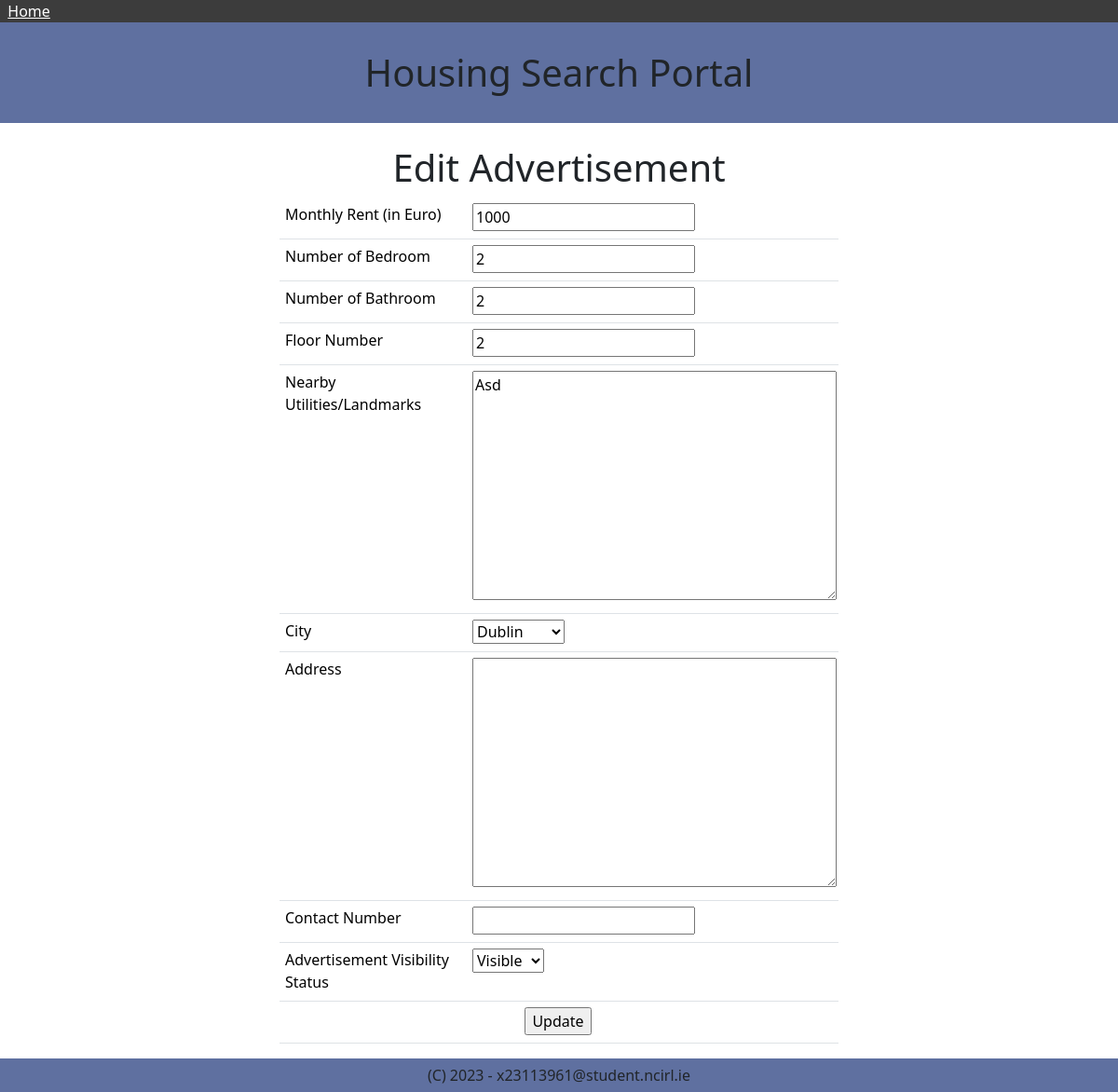
The page /houseadvertisement/1 on the database its author committed.
### housingapp/models.py (models this page shows, shortened)
class HouseAdvertisement(models.Model):
    rent_per_month = models.PositiveIntegerField()
    number_of_bedroom = models.PositiveIntegerField()
    number_of_bathroom = models.PositiveIntegerField()
    floor_number = models.IntegerField()
    nearby_utilities_landmarks = models.CharField(max_length=500)
    user = models.ForeignKey(User,on_delete=models.CASCADE)
    city = models.ForeignKey(City,on_delete=models.CASCADE)
    address = models.CharField(max_length=200)
    advertisement_visibility = models.IntegerField(choices=advertisement_visibility)
    contact_no = models.CharField(max_length=20)

### housingapp/views.py (the view, shortened to what this page needs)
@require_http_methods(["GET", "POST"]) #NOSONAR
def houseadvertisement_existing(request, houseadvertisement_id):
    if request.method == 'GET':
        try:
            houseadvertisement = HouseAdvertisement.objects.get(pk=houseadvertisement_id) # pylint: disable=no-member
            form = HouseAdvertisementForm(instance=houseadvertisement)
        except HouseAdvertisement.DoesNotExist as e: # pylint: disable=no-member
            raise Http404("House Advertisement does not exist") from e
        context = {'form': form, 'id': houseadvertisement_id}
        return render(request, HOUSE_ADVERTISEMENT_TEMPLATE, context)

### housingapp/models.py (called while the page is built)
    def __str__(self):
        return str(self.name)

### housingapp/templates/housingapp/houseadvertisement.html (shortened to what this page needs)
{% extends "housingapp/base_generic.html" %}
{% block content %}
    <div class="center-div">
        <h1>
            {% if not view %}
                {% if id %}
                    Edit Advertisement
                {% else %}
                    Add Advertisement
                {% endif %}
            {% else %}
                Advertisement
            {% endif %}
        </h1>
        <div class="left-manner-div">
            <form action='' method='post'>
                <table class="table">
                    {% if not view %}
                        <tr>
                            <td>Monthly Rent (in Euro)</td>
                            <td>
                                {{ form.rent_per_month }}
                            </td>
                        </tr>
                        <tr>
                            <td>Number of Bedroom</td>
                            <td>
                                {{ form.number_of_bedroom }}
                            </td>
                        </tr>
                        <tr>
                            <td>Number of Bathroom</td>
                            <td>
                                {{ form.number_of_bathroom }}
                            </td>
                        </tr>
                        <tr>
                            <td>Floor Number</td>
                            <td>
                                {{ form.floor_number }}
                            </td>
                        </tr>
                        <tr>
                            <td>Nearby Utilities/Landmarks</td>
                            <td>
                                {{ form.nearby_utilities_landmarks }}
                            </td>
                        </tr>
                        <tr>
                            <td>City</td>
                            <td>{{ form.city }}</td>
                        </tr>
                        <tr>
                            <td>Address</td>
                            <td>
                                {{ form.address }}
                            </td>
                        </tr>
                        <tr>
                            <td>Contact Number</td>
                            <td>
                                {{ form.contact_no }}
                            </td>
                        </tr>
                    {% endif %}
                    {% if not view %}
                        <tr>
                            <td>Advertisement Visibility Status</td>
                            <td>{{ form.advertisement_visibility }}</td>
                        </tr>
                        <tr>
                            <td colspan='2' style='text-align: center;'>
                                {% if id %}
                                    <input type="submit" value="Update">
                                {% else %}
                                    <input type="submit" value="Save">
                                {% endif %}
                            </td>
                        </tr>
                    {% endif %}
                </table>
            </form>
        </div>
    </div>
{% endblock content %}

### housingapp/templates/housingapp/houseadvertisement.html (style rules this page uses)
.center-div { text-align: center; padding-top: 2%; }
.left-manner-div { margin: 0 auto; width: 50%; text-align: left; }
.table td { padding-left: 1%; padding-top: 1%; text-align: left; }

### rows shown on the page
HouseAdvertisement: rent_per_month "1000", number_of_bedroom "2", number_of_bathroom "2", floor_number "2", nearby_utilities_landmarks "Asd", city "Dublin", advertisement_visibility "Visible"
